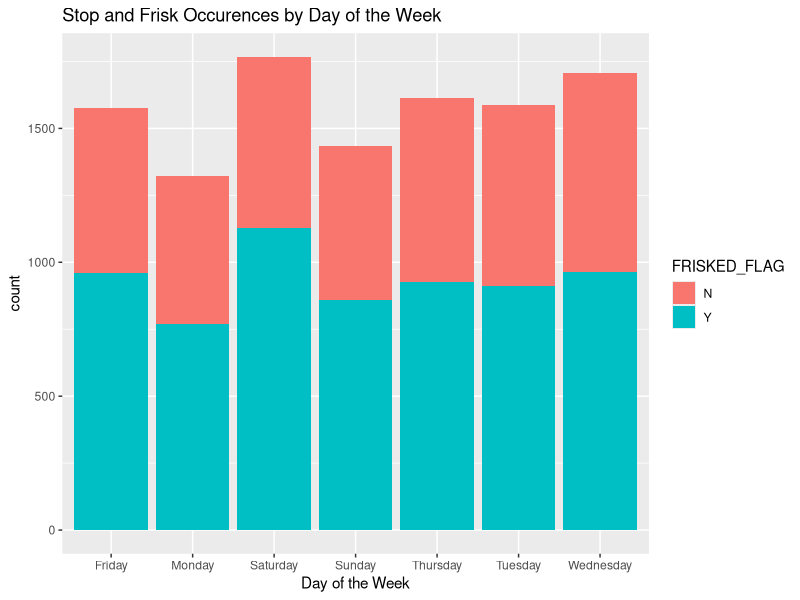
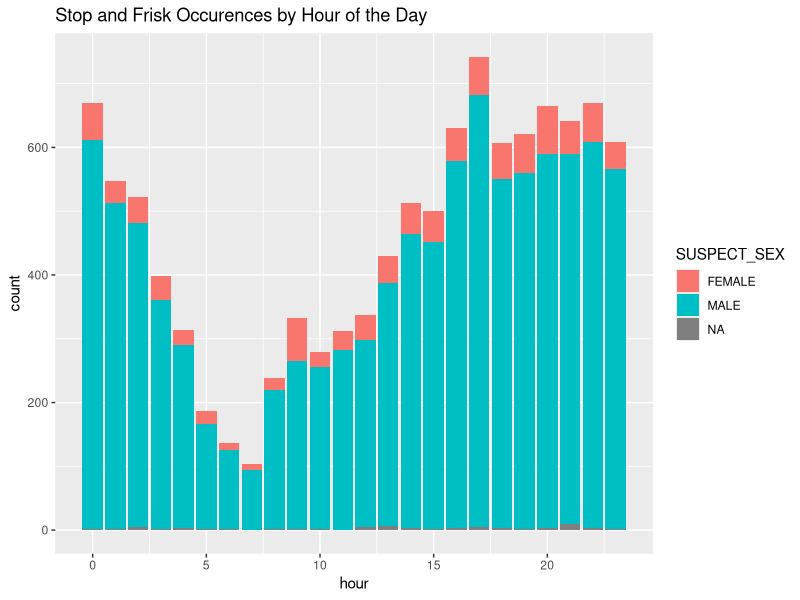
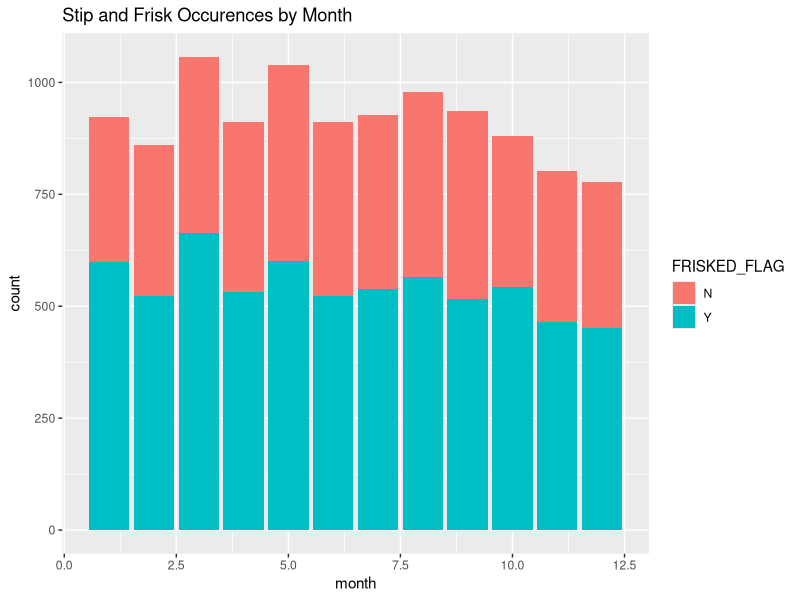

Reproduce these figures in R, in order.
## ---- chunk 1
library(tidyverse)
library(lubridate)
library(caret)
library(rpart)
library(randomForest)
## ---- chunk 2
stopFrisk <- read_csv("stopFrisk.csv")
str(stopFrisk)
train_ind <- stopFrisk %>%
  nrow() %>%
  sample(size = floor(nrow(stopFrisk)*0.9))
train <- slice(stopFrisk, train_ind) %>%
  rename(StopFriskTime = `Stop Frisk Time`) %>%
  select(-SEARCH_BASIS_ADMISSION_FLAG, -SEARCH_BASIS_CONSENT_FLAG, -SEARCH_BASIS_HARD_OBJECT_FLAG,
         -SEARCH_BASIS_INCIDENTAL_TO_ARREST_FLAG, -SEARCH_BASIS_OTHER_FLAG, -SEARCH_BASIS_OUTLINE_FLAG,
         -BACKROUND_CIRCUMSTANCES_VIOLENT_CRIME_FLAG, -BACKROUND_CIRCUMSTANCES_SUSPECT_KNOWN_TO_CARRY_WEAPON_FLAG,
         -SUSPECT_ARREST_OFFENSE)
test <- slice(stopFrisk, -train_ind) %>%
  rename(StopFriskTime = `Stop Frisk Time`) %>%
  select(-SEARCH_BASIS_ADMISSION_FLAG, -SEARCH_BASIS_CONSENT_FLAG, -SEARCH_BASIS_HARD_OBJECT_FLAG,
         -SEARCH_BASIS_INCIDENTAL_TO_ARREST_FLAG, -SEARCH_BASIS_OTHER_FLAG, -SEARCH_BASIS_OUTLINE_FLAG,
         -BACKROUND_CIRCUMSTANCES_VIOLENT_CRIME_FLAG, -BACKROUND_CIRCUMSTANCES_SUSPECT_KNOWN_TO_CARRY_WEAPON_FLAG,
         -SUSPECT_ARREST_OFFENSE)

stopFrisk <- stopFrisk %>%
  mutate(date = mdy(STOP_FRISK_DATE),
         hour = as.numeric(str_extract(`Stop Frisk Time`, "\\d*(?=:)")),
         month = month(date))
## ---- chunk 3

ggplot(stopFrisk, aes(x = DAY2, fill = FRISKED_FLAG)) +
  geom_bar() + 
  labs(title = "Stop and Frisk Occurences by Day of the Week",
       x = "Day of the Week")

ggplot(stopFrisk, aes(x = hour, fill = SUSPECT_SEX)) +
  geom_bar() +
  labs(title = "Stop and Frisk Occurences by Hour of the Day")

ggplot(stopFrisk, aes(x = month, fill = FRISKED_FLAG)) +
  geom_bar() +
  labs(title = "Stip and Frisk Occurences by Month")

## ---- chunk 4



